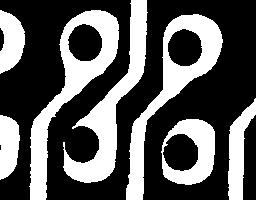
#> input picture IPI/Trabalho_02/pcb.jpg, 256 x 200 px
$ python Trabalho_IPI.py
#> lines starting #> are read from the running program, lines starting #| are printed output that depends on the picture; after the words box and inside, x2 and y2 are one past the last pixel; in counts of white or black regions, pixels touching at a corner belong together
import cv2
#import imutils
import numpy as np
import matplotlib.pyplot as plt

image = cv2.imread("pcb.jpg")
#> image is the input picture: shape (200, 256, 3); min 0, max 255, mean 90.8
image_blur = cv2.medianBlur(image,25)
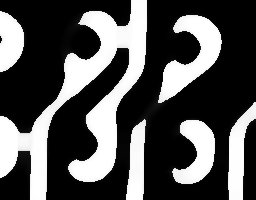
#> image_blur: shape (200, 256, 3); min 0, max 255, mean 84.1
image_blur_gray = cv2.cvtColor(image_blur, cv2.COLOR_BGR2GRAY)
image_res ,image_thresh = cv2.threshold(image_blur_gray,240,255,cv2.THRESH_BINARY_INV)
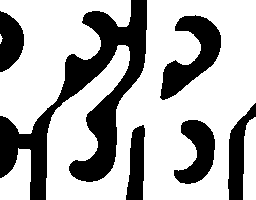
#> image_thresh: shape (200, 256); 68.7% white; 6 black regions, box (x1, y1, x2, y2) and area: (0, 0, 147, 200) 8879, (160, 15, 221, 100) 2273, (174, 120, 215, 184) 1496, (228, 103, 256, 200) 1272, (0, 11, 24, 72) 1068, (126, 125, 145, 200) 1036
kernel = np.ones((3,3),np.uint8)
opening = cv2.morphologyEx(image_thresh,cv2.MORPH_OPEN,kernel)
#> opening: shape (200, 256); 68.7% white; 6 black regions, box (x1, y1, x2, y2) and area: (0, 0, 147, 200) 8880, (160, 15, 221, 100) 2273, (174, 120, 215, 184) 1497, (228, 103, 256, 200) 1272, (0, 11, 24, 72) 1073, (126, 125, 145, 200) 1036
dist_transform = cv2.distanceTransform(opening,cv2.DIST_L2,5)
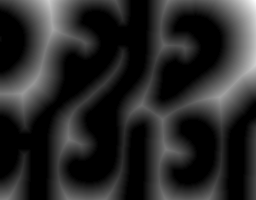
#> dist_transform: shape (200, 256) float32; min 0, max 47.36, mean 7.6; drawn with min black and max white
ret, last_image =  cv2.threshold(dist_transform, 0.3*dist_transform.max(),255,0)
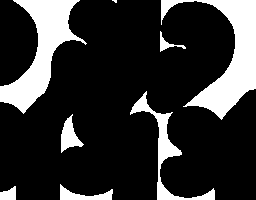
#> last_image: shape (200, 256) float32; 19.5% white; 8 white regions (1 under 20 px), largest, box (x1, y1, x2, y2) and area: (161, 0, 256, 120) 3928, (0, 0, 87, 114) 3620, (130, 91, 215, 200) 1332
#> ret = 14.21
last_image = np.uint8(last_image)
#> last_image: shape (200, 256); 19.5% white; 8 white regions (1 under 20 px)
cnts = cv2.findContours(last_image.copy(), cv2.RETR_EXTERNAL,
	cv2.CHAIN_APPROX_SIMPLE)
#> cnts = 8 contours, 1 with area under 20; largest, box (x1, y1, x2, y2) and area: (161, 0, 256, 120) 3700, (0, 0, 87, 114) 3444, (130, 91, 215, 200) 1143, (61, 114, 84, 153) 376, (60, 184, 113, 200) 314, (0, 186, 16, 200) 139, (160, 31, 186, 52) 103
#cnts = imutils.grab_contours(cnts)
def display(img,count,cmap="gray"):
    f_image = cv2.imread("coins.jpg")
    f, axs = plt.subplots(1,2,figsize=(12,5))
    axs[0].imshow(f_image,cmap="gray")
    axs[1].imshow(img,cmap="gray")
    axs[1].set_title("Total Money Count = {}".format(count))

for (i, c) in enumerate(cnts):
#> (the run stopped early here; a loop or call above may not have finished)
